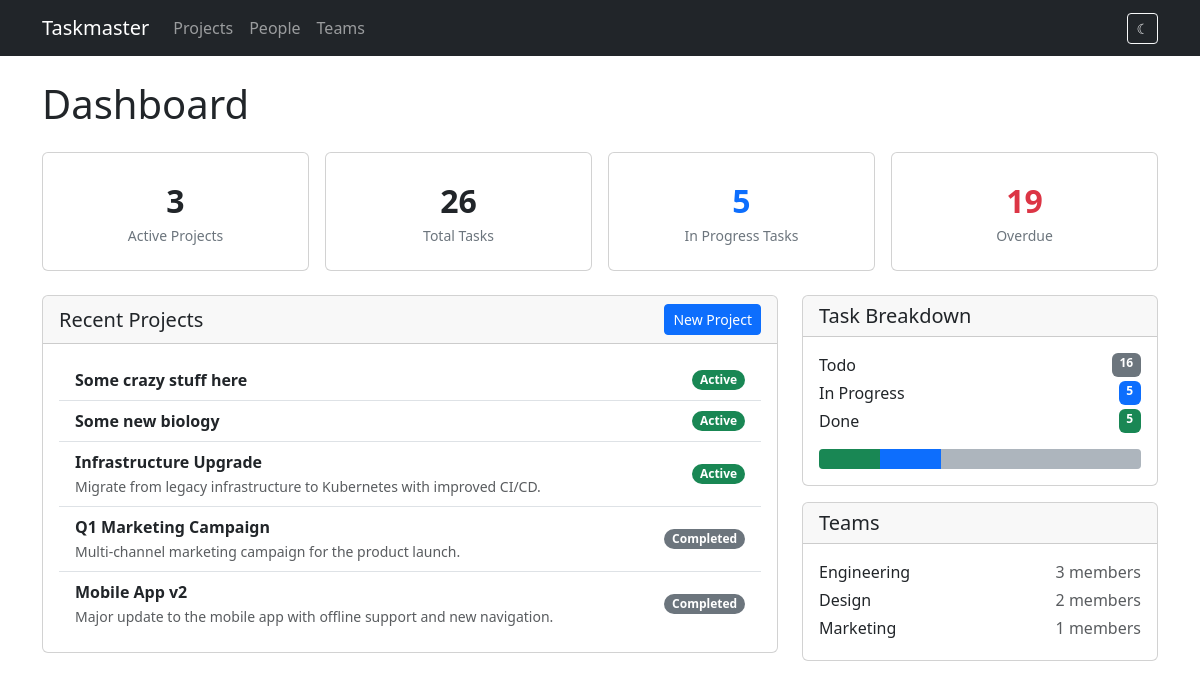
The page / on the database its author committed.
### models.py (models this page shows)
class Project(db.Model):
    id = db.Column(db.Integer, primary_key=True)
    name = db.Column(db.String(200), nullable=False)
    description = db.Column(db.Text)
    start_date = db.Column(db.Date)
    end_date = db.Column(db.Date)
    status = db.Column(db.String(20), default='active')  # active, completed, on_hold
    tasks = db.relationship('Task', backref='project', lazy=True, cascade='all, delete-orphan')

class Team(db.Model):
    id = db.Column(db.Integer, primary_key=True)
    name = db.Column(db.String(120), nullable=False)
    members = db.relationship('Person', backref='team', lazy=True)

### app.py (the view)
    @app.route('/')
    def index():
        total_projects = Project.query.count()
        active_projects = Project.query.filter_by(status='active').count()
        total_tasks = Task.query.count()
        todo_tasks = Task.query.filter_by(status='todo').count()
        in_progress_tasks = Task.query.filter_by(status='in_progress').count()
        done_tasks = Task.query.filter_by(status='done').count()
        overdue_tasks = Task.query.filter(
            Task.end_date < date.today(),
            Task.status != 'done'
        ).count()
        total_people = Person.query.count()
        teams = Team.query.all()
        recent_projects = Project.query.order_by(Project.id.desc()).limit(5).all()
        return render_template('index.html',
                               total_projects=total_projects,
                               active_projects=active_projects,
                               total_tasks=total_tasks,
                               todo_tasks=todo_tasks,
                               in_progress_tasks=in_progress_tasks,
                               done_tasks=done_tasks,
                               overdue_tasks=overdue_tasks,
                               total_people=total_people,
                               teams=teams,
                               recent_projects=recent_projects)

### templates/index.html (shortened to what this page needs)
{% extends "base.html" %}
{% block content %}
<h1 class="mb-4">Dashboard</h1>
<div class="row g-3 mb-4">
    <div class="col-md-3">
        <div class="card stat-card card-hover">
            <div class="stat-number">{{ active_projects }}</div>
            <div class="stat-label">Active Projects</div>
        </div>
    </div>
    <div class="col-md-3">
        <div class="card stat-card card-hover">
            <div class="stat-number">{{ total_tasks }}</div>
            <div class="stat-label">Total Tasks</div>
        </div>
    </div>
    <div class="col-md-3">
        <div class="card stat-card card-hover">
            <div class="stat-number text-primary">{{ in_progress_tasks }}</div>
            <div class="stat-label">In Progress Tasks</div>
        </div>
    </div>
    <div class="col-md-3">
        <div class="card stat-card card-hover">
            <div class="stat-number {% if overdue_tasks > 0 %}text-danger{% endif %}">{{ overdue_tasks }}</div>
            <div class="stat-label">Overdue</div>
        </div>
    </div>
</div>
<div class="row g-4">
    <div class="col-md-8">
        <div class="card">
            <div class="card-header d-flex justify-content-between align-items-center">
                <h5 class="mb-0">Recent Projects</h5>
                <a href="{{ url_for('projects.new_project') }}" class="btn btn-sm btn-primary">New Project</a>
            </div>
            <div class="card-body">
                {% if recent_projects %}
                <div class="list-group list-group-flush">
                    {% for project in recent_projects %}
                    <a href="{{ url_for('projects.detail', id=project.id) }}"
                       class="list-group-item list-group-item-action d-flex justify-content-between align-items-center">
                        <div>
                            <strong>{{ project.name }}</strong>
                            {% if project.description %}
                            <br><small class="text-muted">{{ project.description[:80] }}{% if project.description|length > 80 %}...{% endif %}</small>
                            {% endif %}
                        </div>
                        <span class="badge badge-{{ project.status }} rounded-pill">
                            {{ project.status | replace('_', ' ') | title }}
                        </span>
                    </a>
                    {% endfor %}
                </div>
                {% else %}
                <p class="text-muted mb-0">No projects yet. <a href="{{ url_for('projects.new_project') }}">Create one</a>.</p>
                {% endif %}
            </div>
        </div>
    </div>
    <div class="col-md-4">
        <div class="card mb-3">
            <div class="card-header"><h5 class="mb-0">Task Breakdown</h5></div>
            <div class="card-body">
                <div class="d-flex justify-content-between mb-1">
                    <span>Todo</span><span class="badge badge-todo">{{ todo_tasks }}</span>
                </div>
                <div class="d-flex justify-content-between mb-1">
                    <span>In Progress</span><span class="badge badge-in_progress">{{ in_progress_tasks }}</span>
                </div>
                <div class="d-flex justify-content-between mb-1">
                    <span>Done</span><span class="badge badge-done">{{ done_tasks }}</span>
                </div>
                {% if total_tasks > 0 %}
                <div class="workload-bar mt-3">
                    <div class="segment segment-done" style="width: {{ (done_tasks / total_tasks * 100)|round }}%"></div>
                    <div class="segment segment-in_progress" style="width: {{ (in_progress_tasks / total_tasks * 100)|round }}%"></div>
                    <div class="segment segment-todo" style="width: {{ (todo_tasks / total_tasks * 100)|round }}%"></div>
                </div>
                {% endif %}
            </div>
        </div>
        <div class="card">
            <div class="card-header"><h5 class="mb-0">Teams</h5></div>
            <div class="card-body">
                {% for team in teams %}
                <div class="d-flex justify-content-between mb-1">
                    <span>{{ team.name }}</span>
                    <span class="text-muted">{{ team.members|length }} members</span>
                </div>
                {% else %}
                <p class="text-muted mb-0">No teams yet. <a href="{{ url_for('teams.new_team') }}">Create one</a>.</p>
                {% endfor %}
            </div>
        </div>
    </div>
</div>
{% endblock %}

### static/style.css (style rules this page uses)
.badge-todo { background-color: #6c757d; }
.badge-in_progress { background-color: #0d6efd; }
.badge-done { background-color: #198754; }
.badge-active { background-color: #198754; }
.badge-completed { background-color: #6c757d; }
.workload-bar { height: 20px; border-radius: 4px; overflow: hidden; display: flex; background: #e9ecef; }
.workload-bar .segment { height: 100%; transition: width 0.3s; }
.workload-bar .segment-todo { background-color: #adb5bd; }
.workload-bar .segment-in_progress { background-color: #0d6efd; }
.workload-bar .segment-done { background-color: #198754; }
.stat-card { text-align: center; padding: 1.5rem; }
.stat-card .stat-number { font-size: 2rem; font-weight: bold; }
.stat-card .stat-label { color: #6c757d; font-size: 0.875rem; }

### rows shown on the page
Project: name "Some crazy stuff here", status "Active"
Project: name "Some new biology", status "Active"
Project: name "Infrastructure Upgrade", description "Migrate from legacy infrastructure to Kubernetes with improved CI/CD.", status "Active"
Project: name "Q1 Marketing Campaign", description "Multi-channel marketing campaign for the product launch.", status "Completed"
Project: name "Mobile App v2", description "Major update to the mobile app with offline support and new navigation.", status "Completed"
Team: name "Engineering", members|length "3"
Team: name "Design", members|length "2"
Team: name "Marketing", members|length "1"

### other values the page prints
{{ active_projects }} "3"
{{ total_tasks }} "26"
{{ in_progress_tasks }} "5"
{{ overdue_tasks }} "19"
{{ todo_tasks }} "16"
{{ done_tasks }} "5"
